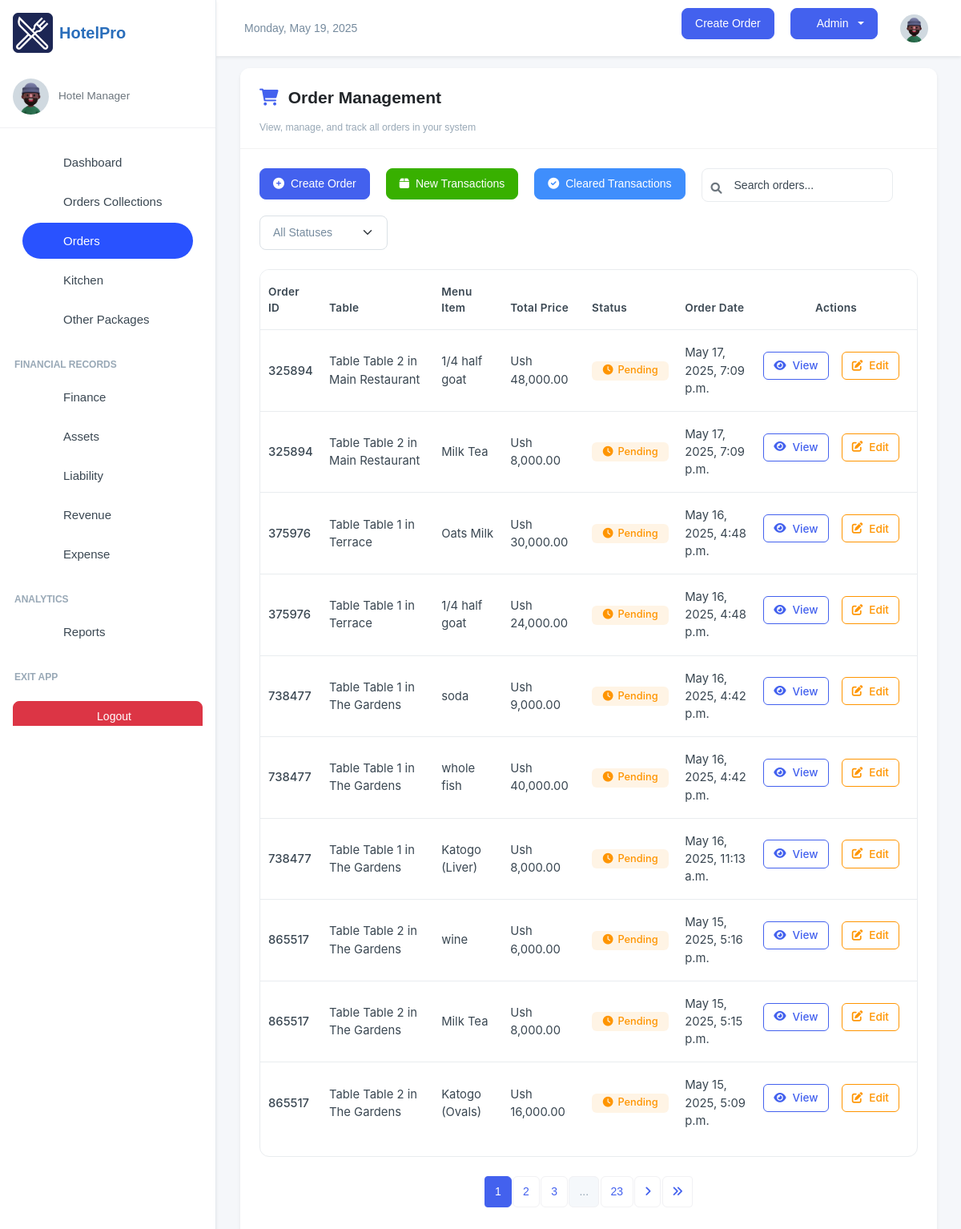
Screenshot of /manager/orders/ (signed in) with the database file from the repository.
### inventory/models.py (models this page shows, shortened)
class OrderItem(models.Model):
    ORDER_TYPE_CHOICES = [
        ('Dine-In', 'Dine-In'),
        ('Take-Away', 'Take-Away'),
    ]
    SPECIAL_NOTES_CHOICES = [
        ('strongly spiced', 'strongly spiced'),
        ('midly spiced', 'midly spiced'),
       ( 'chips' , 'chips'),
       ('rice','rice'),
        ('posho', 'posho'),
       ( 'rice_posho','rice_posho' ),
        ('chips_rice', 'chips_rice'),
       ( 'rice_posho', 'rice_posho'),
        ('chips_posho', 'chips_posho')
    ]
    order = models.ForeignKey(OrderTransaction, on_delete=models.CASCADE, related_name='order_items')
    menu_item = models.ForeignKey(MenuItem, on_delete=models.CASCADE, null=True, blank=True)
    order_date = models.DateTimeField(auto_now_add=True)
    customer_name = models.CharField(max_length=255, blank=True, null=True, default="FishPoint Customer")
    dining_area = models.ForeignKey(DiningArea, on_delete=models.SET_NULL, null=True, blank=True)
    table = models.ForeignKey(Table, on_delete=models.SET_NULL, null=True, blank=True)
    total_price =  models.DecimalField(max_digits=10, decimal_places=2, default=Decimal('0.00'))
    quantity = models.IntegerField(blank=True, null=True)
    status = models.CharField(
        max_length=50, default='Pending',
        choices=[('Pending', 'Pending'), ('Preparing', 'Preparing'), ('Cooked', 'Completed'), ('Served', 'Served'), ('Cancelled', 'Cancelled')]
    )
    special_notes = models.CharField(
        default="nothing",
        max_length=50, blank=True, null=True,
        choices=SPECIAL_NOTES_CHOICES
        )
    order_type = models.CharField(
        max_length=10,
        choices=ORDER_TYPE_CHOICES,
        default='Dine-In'
    )
    updated = models.DateField(auto_now=True, blank=True, null=True)
    class Meta:
        verbose_name = 'Order Item'
        verbose_name_plural = 'Order Items'
        ordering = ['-order_date']

class OrderTransaction(models.Model):
    pay_mode = (
        ("NO PAYMENT", "NO PAYMENT"),
        ("CASH", "CASH"),
        ("MOMO PAY", "MOMO PAY"),
        ("AIRTEL PAY", "AIRTEL PAY"),
        ("BANK CARD", "BANK CARD"),
    )
    random_id = models.CharField(max_length=6, unique=True, editable=False, default=generate_random_id)
    customer_name = models.CharField(max_length=255, blank=True, null=True, default="FishPoint Customer")
    dining_area = models.ForeignKey(DiningArea, on_delete=models.SET_NULL, null=True, blank=True)
    table = models.ForeignKey(Table, on_delete=models.SET_NULL, null=True, blank=True )
    special_notes = models.TextField(default="Null")
    created = models.DateField(auto_now_add=True, blank=True, null=True)
    payment_mode = models.CharField(default="NO PAYMENT", max_length=50, choices=pay_mode)
    transaction_id = models.CharField(blank=True, null=True, max_length=100)
    created_by = models.ForeignKey(User, on_delete=models.SET_NULL, null=True, blank=True)
    updated = models.DateField(auto_now=True, blank=True, null=True)
    class Meta:
        ordering = ['-created']

class Table(models.Model):
    table_number = models.IntegerField()
    dining_area = models.ForeignKey(DiningArea, on_delete=models.CASCADE, related_name='tables')
    capacity = models.IntegerField()  # Number of seats at the table
    is_available = models.BooleanField(default=True)
    def __str__(self):
        return f"Table {self.table_number} in {self.dining_area.name}"

class DiningArea(models.Model):
    name = models.CharField(max_length=255)
    description = models.TextField(blank=True, null=True)

class MenuItem(models.Model):
    category = models.ForeignKey(Category, on_delete=models.CASCADE, related_name="menu_items")
    name = models.CharField(max_length=100)
    description = models.TextField()
    price = models.DecimalField(max_digits=10, decimal_places=2, default=Decimal('0.00'))
    is_available = models.BooleanField(default=True)
    image_url = models.ImageField(blank=True, null=True, upload_to="menu_items")
    def __str__(self):
        return self.name

### inventory/views.py (the view)
# urls.py: path('orders/', views.orders, name='order_list'),
@login_required(login_url='/user/login/')
def orders(request):
    orders = OrderItem.objects.all().select_related('table', 'dining_area','order').filter(order_date__gte=now() - timedelta(hours=12)).order_by('-order_date')
    orders_list = OrderItem.objects.all().select_related('table', 'dining_area','order')
    paginator = Paginator(orders_list, 10)
    page_number = request.GET.get('page')
    orders_list = paginator.get_page(page_number)
    return render(request, "order_list.html", {"orders": orders, "orders_list":orders_list})

### inventory/templates/order_list.html (shortened to what this page needs)
{% extends 'base.html' %}
{% load humanize %}
{% block content %}
<div class="card shadow-sm mb-4">
    <div class="card-header">
        <div class="page-header">
            <h4 class="page-title">
                <i class="fas fa-shopping-cart dashboard-icon"></i>Order Management
            </h4>
        </div>
        <p class="text-muted small mb-0">View, manage, and track all orders in your system</p>
    </div>
    <div class="card-body">
        <div class="d-flex flex-wrap justify-content-between align-items-center mb-4">
            <div class="d-flex flex-wrap gap-2 mb-3 mb-md-0">
                <a href="/manager/add-order/" class="btn btn-primary">
                    <i class="fas fa-plus-circle"></i> Create Order
                </a>
                <a href="/manager/orders_transactions/" class="btn btn-success">
                    <i class="fas fa-box"></i> New Transactions
                </a>
                <a href="/manager/cleared_transactions/" class="btn btn-info">
                    <i class="fas fa-check-circle"></i> Cleared Transactions
                </a>
                <div class="search-box">
                    <i class="fas fa-search search-icon"></i>
                    <input type="text" class="form-control" placeholder="Search orders...">
                </div>
                <select class="form-select status-filter">
                    <option value="">All Statuses</option>
                </select>
            </div>
        </div>
        <div class="table-container">
            <div class="table-responsive">
                <table class="table">
                    <thead>
                        <tr>
                            <th>Order ID</th>
                            <th>Table</th>
                            <th>Menu Item</th>
                            <th>Total Price</th>
                            <th>Status</th>
                            <th>Order Date</th>
                            <th class="text-center">Actions</th>
                        </tr>
                    </thead>
                    <tbody>
                        {% for order in orders_list %}
                        <tr>
                            <td><span class="fw-medium">{{ order.order.random_id }}</span></td>
                            <td>Table {{ order.order.table }}</td>
                            <td>{{ order.menu_item }}</td>
                            <td>Ush {{ order.total_price|intcomma }}</td>
                            <td>
                                {% if order.status == 'Completed' %}
                                <span class="badge badge-completed">
                                    <i class="fas fa-check-circle"></i>
                                    {{ order.status }}
                                </span>
                                {% elif order.status == 'Pending' %}
                                <span class="badge badge-pending">
                                    <i class="fas fa-clock"></i>
                                    {{ order.status }}
                                </span>
                                {% elif order.status == 'Processing' %}
                                <span class="badge badge-processing">
                                    <i class="fas fa-spinner fa-spin"></i>
                                    {{ order.status }}
                                </span>
                                {% else %}
                                <span class="badge bg-secondary bg-opacity-10 text-secondary">
                                    {{ order.status }}
                                </span>
                                {% endif %}
                            </td>
                            <td>{{ order.order_date }}</td>
                            <td class="action-cell text-center">
                                <a href="/manager/orders/{{ order.id }}" class="btn btn-sm btn-outline-primary">
                                    <i class="fas fa-eye"></i> View
                                </a>
                                <a href="/manager/order/{{ order.id }}/update-status/" class="btn btn-sm btn-outline-warning">
                                    <i class="fas fa-edit"></i> Edit
                                </a>
                            </td>
                        </tr>
                        {% endfor %}
                    </tbody>
                </table>
            </div>
        </div>
        <nav aria-label="Page navigation" class="mt-4">
            <ul class="pagination justify-content-center">
                {% for page_num in orders_list.paginator.page_range %}
                {% if page_num >= orders_list.number|add:-2 and page_num <= orders_list.number|add:2 %}
                <li class="page-item {% if page_num == orders_list.number %}active{% endif %}">
                    <a class="page-link" href="?page={{ page_num }}">{{ page_num }}</a>
                </li>
                {% elif page_num == 1 or page_num == orders_list.paginator.num_pages %}
                <li class="page-item">
                    <a class="page-link" href="?page={{ page_num }}">{{ page_num }}</a>
                </li>
                {% elif page_num == orders_list.number|add:-3 or page_num == orders_list.number|add:3 %}
                <li class="page-item disabled"><span class="page-link">...</span></li>
                {% endif %}
                {% endfor %}
                {% if orders_list.has_next %}
                <li class="page-item">
                    <a class="page-link" href="?page={{ orders_list.next_page_number }}" aria-label="Next">
                        <i class="fas fa-angle-right"></i>
                    </a>
                </li>
                <li class="page-item">
                    <a class="page-link" href="?page={{ orders_list.paginator.num_pages }}" aria-label="Last">
                        <i class="fas fa-angle-double-right"></i>
                    </a>
                </li>
                {% endif %}
            </ul>
        </nav>
    </div>
</div>
<link rel="stylesheet" href="https://cdnjs.cloudflare.com/ajax/libs/font-awesome/6.0.0/css/all.min.css">
{% endblock content %}

### templates/base.html (style rules this page uses)
:root { --primary-color: #2A6EBB; --secondary-color: #F8F9FA; --accent-color: #FFD700; --text-color: #333333; --success-color: #28a745; --danger-color: #dc3545; --warning-color: #ffc107; --info-color: #17a2b8; }
body { font-family: 'Poppins', sans-serif; background-color: #f5f7fa; }
.btn-primary { background-color: var(--primary-color); border-color: var(--primary-color); }
.card { border-radius: 0.75rem; border: none; box-shadow: 0 0.125rem 0.25rem rgba(0, 0, 0, 0.075); transition: transform 0.2s ease-in-out, box-shadow 0.2s ease-in-out; }

### inventory/templates/order_list.html (style rules this page uses)
.card { border-radius: 12px; border: none; box-shadow: 0 5px 20px rgba(0, 0, 0, 0.05); transition: all 0.3s ease; }
.card-header { background-color: #fff; border-bottom: 1px solid rgba(0, 0, 0, 0.05); padding: 1.5rem 1.5rem 1rem; }
.card-body { padding: 1.5rem; }
table { font-size: 0.925rem; font-family: 'Inter', -apple-system, BlinkMacSystemFont, 'Segoe UI', Roboto, sans-serif; border-collapse: separate; border-spacing: 0; width: 100%; }
thead th { background-color: #f8f9fa; color: #495057; font-weight: 600; text-transform: none; font-size: 0.85rem; letter-spacing: 0.3px; padding: 1rem; border-bottom: 2px solid #e9ecef; }
tbody td { padding: 1rem; vertical-align: middle; border-bottom: 1px solid #e9ecef; }
tbody tr:last-child td { border-bottom: none; }
tbody tr { transition: background-color 0.2s; }
.btn { border-radius: 8px; padding: 0.5rem 1rem; font-weight: 500; transition: all 0.2s; margin-right: 0.75rem; margin-bottom: 0.75rem; display: inline-flex; align-items: center; justify-content: center; gap: 0.5rem; }
.btn-primary { background-color: #4361ee; border-color: #4361ee; }
.btn-success { background-color: #38b000; border-color: #38b000; }
.btn-info { background-color: #3f8efc; border-color: #3f8efc; color: white; }
.btn-sm { padding: 0.4rem 0.75rem; font-size: 0.85rem; border-radius: 6px; }
.btn-outline-primary { color: #4361ee; border-color: #4361ee; }
.btn-outline-warning { color: #ff9500; border-color: #ff9500; }
.badge { font-weight: 500; font-size: 0.8rem; padding: 0.35rem 0.85rem; border-radius: 6px; display: inline-flex; align-items: center; gap: 0.375rem; }
.badge-pending { background-color: rgba(255, 149, 0, 0.1); color: #ff9500; }
.pagination { margin-top: 1.5rem; }
.page-link { border-radius: 6px; margin: 0 0.15rem; color: #4361ee; font-weight: 500; padding: 0.5rem 0.75rem; }
.page-item.active .page-link { background-color: #4361ee; border-color: #4361ee; }
.table-container { margin-top: 1.5rem; border-radius: 12px; overflow: hidden; border: 1px solid #e9ecef; }
.search-box { position: relative; max-width: 300px; }
.search-box input { padding-left: 2.5rem; border-radius: 8px; border: 1px solid #e9ecef; height: 42px; }
.search-icon { position: absolute; left: 0.75rem; top: 50%; transform: translateY(-50%); color: #6c757d; }
.status-filter { max-width: 160px; }
.action-cell { white-space: nowrap; }
.page-header { display: flex; align-items: center; margin-bottom: 1rem; }
.page-title { margin-bottom: 0; font-weight: 700; color: #212529; }
.dashboard-icon { margin-right: 0.75rem; color: #4361ee; }

### rows the page displays
OrderItem: order.random_id "325894", order.table "Table 2 in Main Restaurant", menu_item "1/4 half goat", total_price "48,000.00", status "Pending", order_date "May 17, 2025, 7:09 p.m."
OrderItem: order.random_id "325894", order.table "Table 2 in Main Restaurant", menu_item "Milk Tea", total_price "8,000.00", status "Pending", order_date "May 17, 2025, 7:09 p.m."
OrderItem: order.random_id "375976", order.table "Table 1 in Terrace", menu_item "Oats Milk", total_price "30,000.00", status "Pending", order_date "May 16, 2025, 4:48 p.m."
OrderItem: order.random_id "375976", order.table "Table 1 in Terrace", menu_item "1/4 half goat", total_price "24,000.00", status "Pending", order_date "May 16, 2025, 4:48 p.m."
OrderItem: order.random_id "738477", order.table "Table 1 in The Gardens", menu_item "soda", total_price "9,000.00", status "Pending", order_date "May 16, 2025, 4:42 p.m."
OrderItem: order.random_id "738477", order.table "Table 1 in The Gardens", menu_item "whole fish", total_price "40,000.00", status "Pending", order_date "May 16, 2025, 4:42 p.m."
OrderItem: order.random_id "738477", order.table "Table 1 in The Gardens", menu_item "Katogo (Liver)", total_price "8,000.00", status "Pending", order_date "May 16, 2025, 11:13 a.m."
OrderItem: order.random_id "865517", order.table "Table 2 in The Gardens", menu_item "wine", total_price "6,000.00", status "Pending", order_date "May 15, 2025, 5:16 p.m."
OrderItem: order.random_id "865517", order.table "Table 2 in The Gardens", menu_item "Milk Tea", total_price "8,000.00", status "Pending", order_date "May 15, 2025, 5:15 p.m."
OrderItem: order.random_id "865517", order.table "Table 2 in The Gardens", menu_item "Katogo (Ovals)", total_price "16,000.00", status "Pending", order_date "May 15, 2025, 5:09 p.m."

### other values shown
{{ page_num }} "1" "2" "3"
{{ page_num }} "23"
